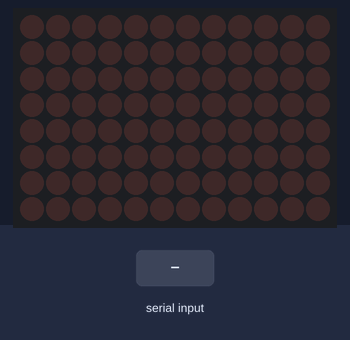
Bench run of a sketch on a simulated Arduino Uno R4 WiFi. Shown: 12×8 LED matrix. Inputs (shaded band) come from the test bench.

Above: at 3.0 s.
3.1 s: "90,45\n" received over Serial
At 3.7 s:
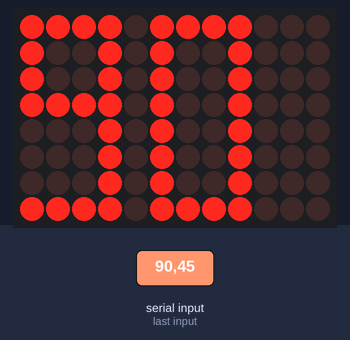
4.6 s: "30,150\n" received over Serial
At 4.9 s:
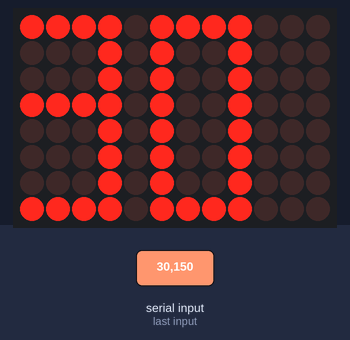
6.1 s: "5\n" received over Serial
At 7.3 s:
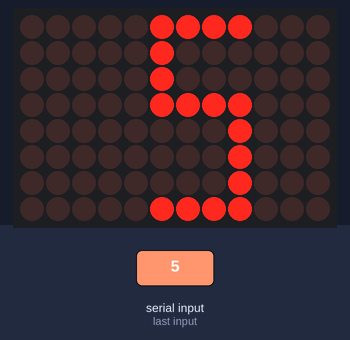
7.6 s: "200\n" received over Serial
At 8.5 s:
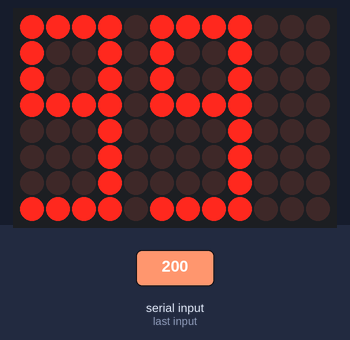
9.1 s: "90\n" received over Serial
At 9.7 s:
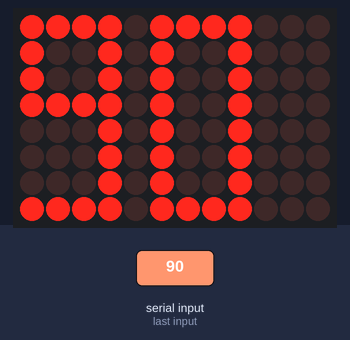
Timing chart, 0 to 11.6 s (numbered marks = the images above; inputs shaded):
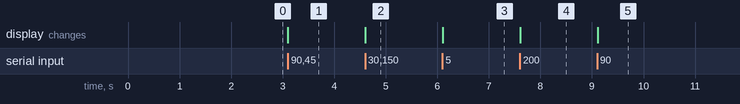

The sketch:

BatLed.ino
```cpp
#include <Arduino_LED_Matrix.h>

ArduinoLEDMatrix matrix;

// Массив для отображения числа
byte display[8][12];

// Шаблоны цифр 0-9
const byte digits[10][8][4] = {
  // 0
  {{1,1,1,1},
   {1,0,0,1},
   {1,0,0,1},
   {1,0,0,1},
   {1,0,0,1},
   {1,0,0,1},
   {1,0,0,1},
   {1,1,1,1}},
  // 1
  {{0,0,1,0},
   {0,1,1,0},
   {0,0,1,0},
   {0,0,1,0},
   {0,0,1,0},
   {0,0,1,0},
   {0,0,1,0},
   {0,1,1,1}},
  // 2
  {{1,1,1,1},
   {0,0,0,1},
   {0,0,0,1},
   {0,0,1,0},
   {0,1,0,0},
   {1,0,0,0},
   {1,0,0,0},
   {1,1,1,1}},
  // 3
  {{1,1,1,1},
   {0,0,0,1},
   {0,0,0,1},
   {1,1,1,1},
   {0,0,0,1},
   {0,0,0,1},
   {0,0,0,1},
   {1,1,1,1}},
  // 4
  {{1,0,0,1},
   {1,0,0,1},
   {1,0,0,1},
   {1,1,1,1},
   {0,0,0,1},
   {0,0,0,1},
   {0,0,0,1},
   {0,0,0,1}},
  // 5
  {{1,1,1,1},
   {1,0,0,0},
   {1,0,0,0},
   {1,1,1,1},
   {0,0,0,1},
   {0,0,0,1},
   {0,0,0,1},
   {1,1,1,1}},
  // 6
  {{1,1,1,1},
   {1,0,0,0},
   {1,0,0,0},
   {1,1,1,1},
   {1,0,0,1},
   {1,0,0,1},
   {1,0,0,1},
   {1,1,1,1}},
  // 7
  {{1,1,1,1},
   {0,0,0,1},
   {0,0,0,1},
   {0,0,1,0},
   {0,0,1,0},
   {0,1,0,0},
   {0,1,0,0},
   {0,1,0,0}},
  // 8
  {{1,1,1,1},
   {1,0,0,1},
   {1,0,0,1},
   {1,1,1,1},
   {1,0,0,1},
   {1,0,0,1},
   {1,0,0,1},
   {1,1,1,1}},
  // 9
  {{1,1,1,1},
   {1,0,0,1},
   {1,0,0,1},
   {1,1,1,1},
   {0,0,0,1},
   {0,0,0,1},
   {0,0,0,1},
   {1,1,1,1}}
};

void setup() {
  Serial.begin(9600);  // Начинаем Serial-соединение
  matrix.begin();

  // Начальное мигание
  for (int i = 0; i < 3; i++) {
    matrix.renderBitmap(display, 8, 12);
    delay(300);
    clearDisplay();
    matrix.renderBitmap(display, 8, 12);
    delay(300);
  }
}

void loop() {
  if (Serial.available() > 0) {
    int batteryLevel = Serial.parseInt();  // Читаем число из Serial
    batteryLevel = constrain(batteryLevel, 0, 99);  // Ограничиваем 0-99% (2 цифры)

    updateBatteryDisplay(batteryLevel);
    matrix.renderBitmap(display, 8, 12);

    // Очищаем буфер Serial
    while (Serial.available() > 0) {
      Serial.read();
    }
  }
  delay(100);
}

// Функция обновления отображения числа
void updateBatteryDisplay(int level) {
  clearDisplay();

  // Разбиваем число на десятки и единицы
  int tens = level / 10;    // Десятки (например, 4 в 42)
  int ones = level % 10;    // Единицы (например, 2 в 42)

  // Отображаем десятки (если не 0) в левой части
  if (tens > 0) {
    for (int row = 0; row < 8; row++) {
      for (int col = 0; col < 4; col++) {
        display[row][col] = digits[tens][row][col];
      }
    }
  }

  // Отображаем единицы в правой части (с отступом)
  for (int row = 0; row < 8; row++) {
    for (int col = 0; col < 4; col++) {
      display[row][col + 5] = digits[ones][row][col];  // Сдвиг на 5 столбцов
    }
  }
}

// Очистка дисплея
void clearDisplay() {
  for (int row = 0; row < 8; row++) {
    for (int col = 0; col < 12; col++) {
      display[row][col] = 0;
    }
  }
}
```

Measured:
- after the input at 3.1 s, the display: changes at once (image 1)
- after the input at 4.6 s, the display: changes at once (image 2)
- after the input at 6.1 s, the display: changes at once (image 3)
- after the input at 7.6 s, the display: changes at once (image 4)
- after the input at 9.1 s, the display: changes at once (image 5)
